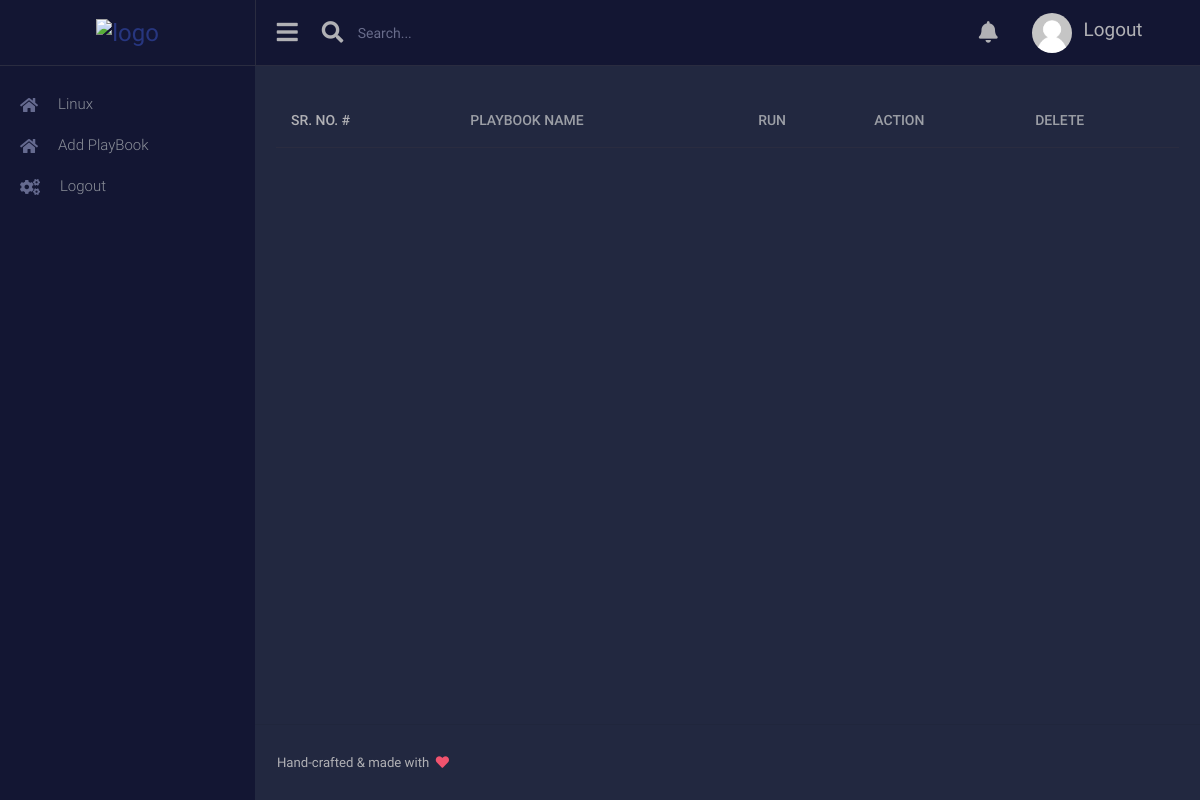
Before: /linux/playbook/linux_all/index.html with the older database file.
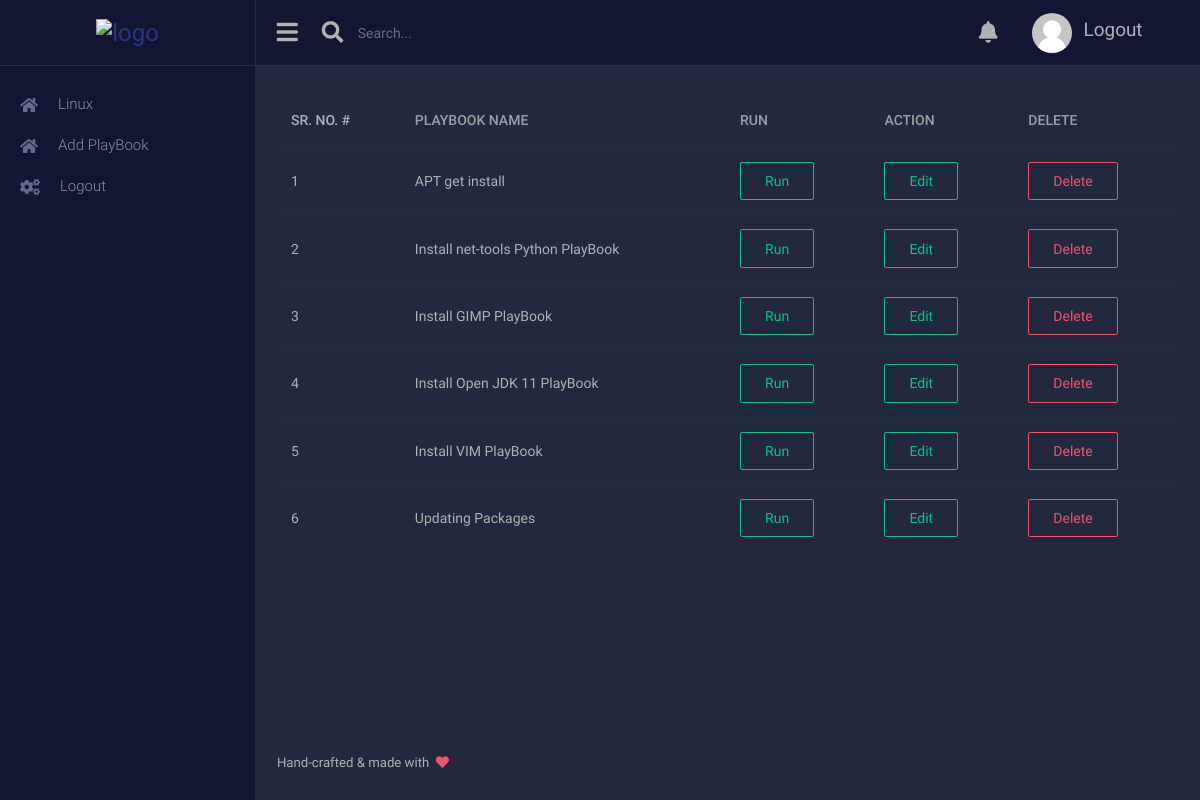
After: the same page with the newer database file.
### webpage/models.py (models this page shows, shortened)
class playbook(models.Model):
	playbook_name = models.CharField(max_length=200)
	playbook_content = models.TextField(max_length=99999)

### webpage/views.py (the view)
# urls.py: path('linux/playbook/<str:hostname>/<str:hostip>', views.linux_playbook, name='linux_playbook'),
def linux_playbook(request, hostname, hostip):
	objects = playbook.objects.all()
	context = {
	'host_ip' : hostname,
	'host_name' : hostip,
	'objects':objects,
	}
	return render(request, 'webpage/linux_playbook.html', context)

### templates/webpage/linux_playbook.html (shortened to what this page needs)
{% extends 'webpage/base.html' %}
{% block main %}
{% load widget_tweaks %}
{% load static %}
	<div class="main-panel">
		<div class="content-wrapper">
			<table class="table tickets-table mb-2">
				<thead>
					<th class="text-muted0">
						Sr. No. #
					</th>
					<th class="text-muted">
						PlayBook Name
					</th>
					<th class="text-muted">
						Run
					</th>
					<th class="text-muted">
						Action
					</th>
					<th class="text-muted">
						Delete
					</th>
				</thead>
				<tbody>
					{% for obj in objects %}
					<tr>
						<td>
							<p class="mb-0">{{forloop.counter}}</p>
						</td>
						<td>
							<p class="mb-0">{{obj.playbook_name}}</p>
						</td>
						<td>
							<form method="POST" action="/playbook/run/{{obj.pk}}/{{host_ip}}">
								<input class="btn btn-outline-success" type="submit" name="run" value="Run" title="Run Playbook" >
							</form>
						</td>
						<td>
							<form method="POST" action="/playbook/edit/{{obj.pk}}">
								<input class="btn btn-outline-success" type="submit" name="edit" value="Edit" title="Edit PlayBook" >
							</form>
						</td>
						<td>
							<form method="POST" action="/playbook/delete/{{obj.pk}}">
							<input class="btn btn-outline-danger" type="submit" name="delete" value="Delete" title="Delete PlayBook" >
						</form>
						</td>
					</tr>
					{% endfor %}
				</tbody>
			</table>
		</div>
{% endblock %}

### templates/webpage/base.html (shortened to what this page needs)
<!DOCTYPE html>
<html lang="en">
<head>
	{% load static %}
	<link rel="stylesheet" href="{% static 'webpage/css/materialdesignicons.min.css.map' %}">
	<link rel="stylesheet" href="https://use.fontawesome.com/releases/v5.6.3/css/all.css"	<link rel="stylesheet" href="http://www.urbanui.com/fily/template/vendors/css/vendor.bundle.addons.css">
	<link rel="stylesheet" href="{% static 'webpage/css/style.css' %}">
</head>
<body>
	<div class="container-scroller">
		<nav class="navbar col-lg-12 col-12 p-0 fixed-top d-flex flex-row">
		<div class="text-center navbar-brand-wrapper d-flex align-items-center justify-content-center">
			<a class="navbar-brand brand-logo" href="index.html"><img src="http://www.urbanui.com/fily/template/images/logo.svg" alt="logo"/></a>
		</div>
		<div class="navbar-menu-wrapper d-flex align-items-center justify-content-end">
			<button class="navbar-toggler navbar-toggler align-self-center" type="button" data-toggle="minimize">
					<span class="fas fa-bars"></span>
			</button>
			<ul class="navbar-nav mr-auto">
				<li class="nav-item nav-search d-none d-md-flex" id="navbarSearch">
					<a class="nav-link d-flex justify-content-center align-items-center" id="navbarSearchButton" href="#">
						<i class="fas fa-search mx-0"></i>
					</a>
					<input type="text" class="form-control" placeholder="Search..." id="navbarSearchInput">
				</li>
			</ul>
			<ul class="navbar-nav navbar-nav-right">
				<li class="nav-item dropdown mr-4">
					<a class="nav-link count-indicator dropdown-toggle d-flex align-items-center justify-content-center" id="notificationDropdown" href="#" data-toggle="dropdown">
						<i class="fas fa-bell mx-0"></i>
					</a>
				</li>
				<li class="nav-item nav-profile dropdown mr-0 mr-sm-2">
					<a class="nav-link" href="{% url 'logout' %}">
						<img src="{% static 'webpage/images/download.png' %}" alt="profile"/>
						<span class="nav-profile-name" style="font-size: 1.35em;">Logout&nbsp;</span>
					</a>
				</li>
				<li class="nav-item nav-settings d-none d-lg-flex">
				</li>
			</ul>
		</div>
	</nav>
		<div class="container-fluid page-body-wrapper">
			<nav class="sidebar sidebar-offcanvas" id="sidebar">
				<ul class="nav">
					<li class="nav-item">
						<a class="nav-link" href="{% url 'linux' %}">
							<i class="fas fa-home menu-icon"></i>
							<span class="menu-title">Linux</span>
						</a>
					</li>
					<li class="nav-item">
						<a class="nav-link" href="{% url 'add_playbook' %}">
							<i class="fas fa-home menu-icon"></i>
							<span class="menu-title">Add PlayBook</span>
						</a>
					</li>
					<li class="nav-item">
						<a class="nav-link" href="{% url 'logout' %}">
							<i class="fas fa-cogs menu-icon"></i>
							<span class="menu-title">Logout</span>
						</a>
					</li>
				</ul>
			</nav>
					{% block main %}
					{% endblock %}
				<footer class="footer">
					<div class="d-sm-flex justify-content-center justify-content-sm-between">
						<span class="float-none float-sm-right d-block mt-1 mt-sm-0 text-center">Hand-crafted & made with &nbsp<i class="fas fa-heart text-danger"></i></span>
					</div>
				</footer>
				</div>
			</div>
	</div>
</body>
</html>

Changed rows visible on the page:
added playbook: playbook_name "APT get install"
added playbook: playbook_name "Install net-tools Python PlayBook"
added playbook: playbook_name "Install GIMP PlayBook"
added playbook: playbook_name "Install Open JDK 11 PlayBook"
added playbook: playbook_name "Install VIM PlayBook"
added playbook: playbook_name "Updating Packages"
